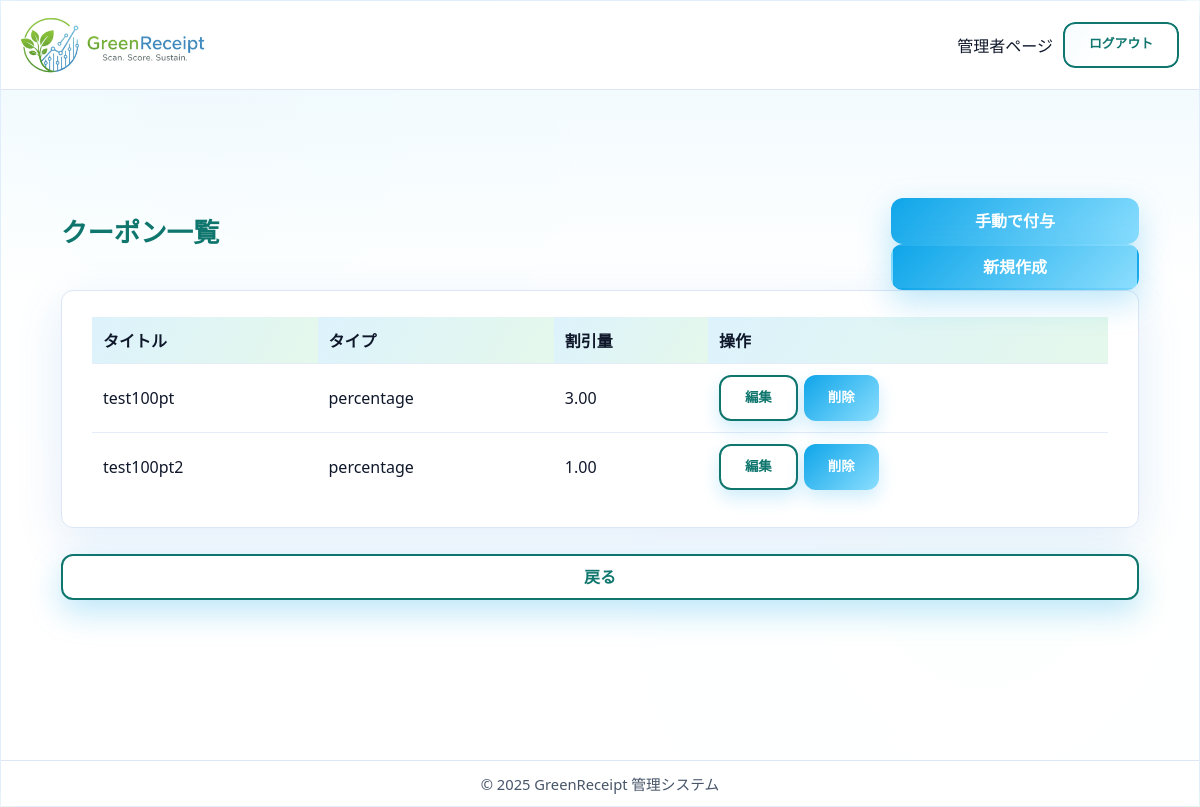
The page /staff/coupons/ (signed in) on the database as committed earlier.
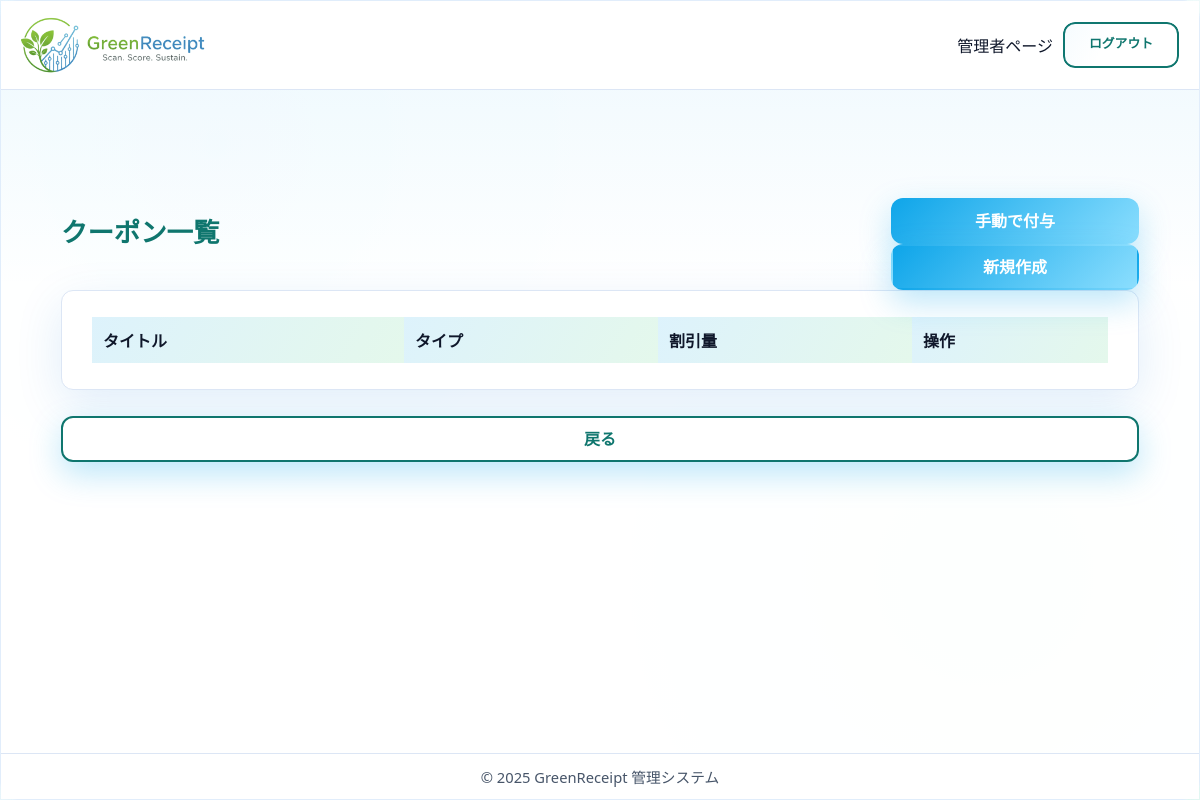
The same page on the database as committed later.
### core/models.py (models this page shows, shortened)
class Coupon(models.Model):
    TYPE_CHOICES = [
        ('percentage', '割引率'),
        ('absolute', '固定額'),
    ]
    title = models.CharField(max_length=64, verbose_name='タイトル')
    description = models.CharField(max_length=64, verbose_name='詳細')
    requirement = models.CharField(max_length=255, blank=True, verbose_name='利用条件')
    type = models.CharField(max_length=64, verbose_name='タイプ', choices=TYPE_CHOICES)
    discount_value = models.DecimalField(
        max_digits=12, decimal_places=2, verbose_name='割引量')
    available_stores = models.ManyToManyField(
        Store, verbose_name='利用可能店舗', blank=True)
    required_points = models.IntegerField(default=0, verbose_name='必要ポイント数')
    STATUS_CHOICES = [
        ('pending', '申請中'),
        ('approved', '承認済み'),
        ('rejected', '却下'),
        ('deletion_requested', '削除申請中'),
    ]
    status = models.CharField(
        max_length=20, choices=STATUS_CHOICES, default='approved', verbose_name='ステータス')
    store = models.ForeignKey(
        Store, on_delete=models.CASCADE, null=True, blank=True, related_name='created_coupons', verbose_name='作成店舗')
    remarks = models.TextField(blank=True, verbose_name='備考')
    rejection_reason = models.TextField(blank=True, verbose_name='却下理由')
    updated_at = models.DateTimeField(auto_now=True, verbose_name='更新日時')
    class Meta:
        verbose_name = 'クーポン'
        verbose_name_plural = 'クーポン'

### core/views.py (the view)
# urls.py: path("staff/coupons/", views.coupon_list_admin, name="coupon_list_admin"),
@staff_member_required
def coupon_list_admin(request):
    coupons = Coupon.objects.all()
    return render(request, 'admin/coupon_list_admin.html', {'coupons': coupons})

### core/templates/admin/coupon_list_admin.html (shortened to what this page needs)
{% extends 'admin/admin_base.html' %}
{% block content %}
  <main class="dashboard-main">
    <div class="container-fluid dashboard-section mt-4 px-4">
      <div class="d-flex justify-content-between align-items-center mb-3">
        <h1>クーポン一覧</h1>
        <div>
          <a href="{% url 'core:grant_coupon_admin' %}" class="btn btn-success">手動で付与</a>
          <a href="{% url 'core:coupon_create' %}" class="btn btn-primary">新規作成</a>
        </div>
      </div>
      <div class="card">
        <div class="card-body">
          <table class="table">
            <thead>
              <tr>
                <th>タイトル</th>
                <th>タイプ</th>
                <th>割引量</th>
                <th>操作</th>
              </tr>
            </thead>
            <tbody>
              {% for coupon in coupons %}
              <tr>
                <td>{{ coupon.title }}</td>
                <td>{{ coupon.type }}</td>
                <td>{{ coupon.discount_value }}</td>
                <td>
                  <div class="d-flex gap-2">
                    <a href="{% url 'core:coupon_update' coupon.id %}" class="btn btn-secondary btn-sm">編集</a>
                    <a href="{% url 'core:coupon_delete' coupon.id %}" class="btn btn-danger btn-sm" onclick="return confirm('クーポン「{{ coupon.title }}」を本当に削除してもよろしいですか？');">削除</a>
                  </div>
                </td>
              </tr>
              {% endfor %}
            </tbody>
          </table>
        </div>
      </div>
      <a href="{% url 'core:staff_index' %}" class="btn btn-secondary mt-3">戻る</a>
    </div>
  </main>
{% endblock %}

Rows that differ between the two databases and show on the page:
removed Coupon: title "test100pt", type "percentage", discount_value "3.00"
removed Coupon: title "test100pt2", type "percentage", discount_value "1.00"
